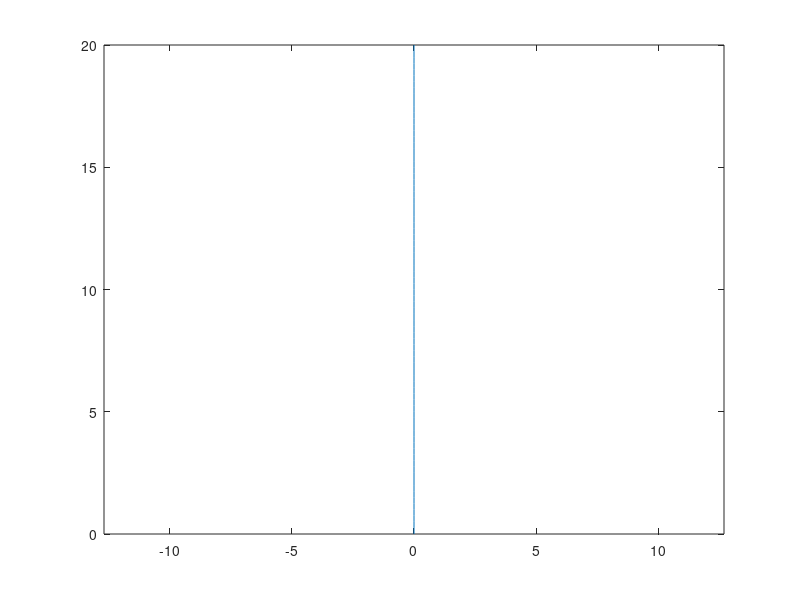
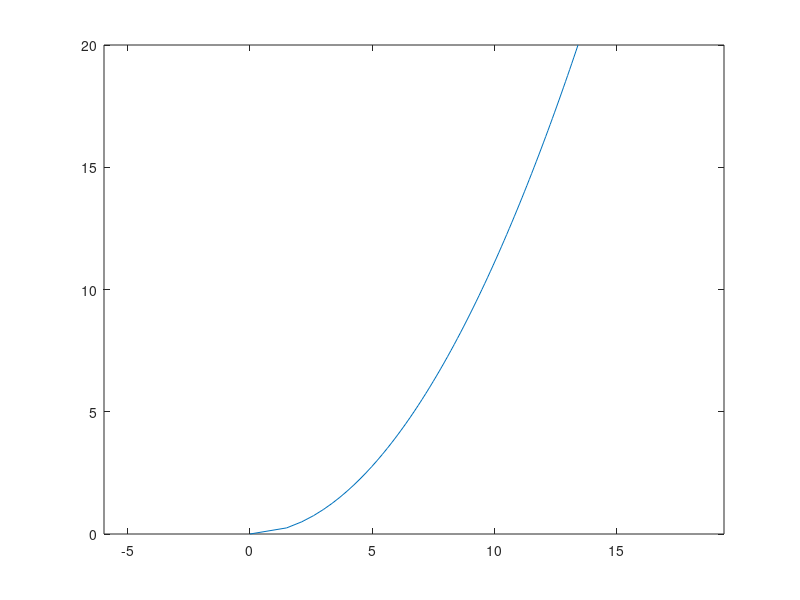
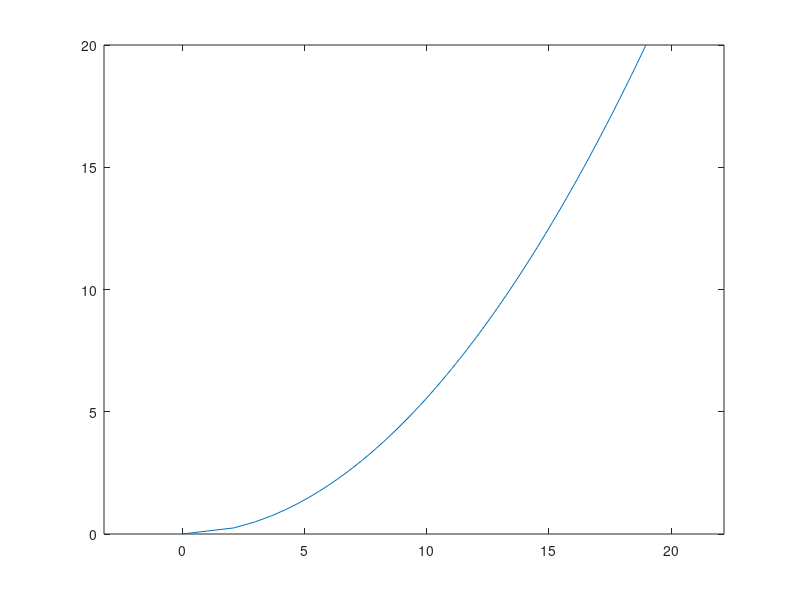

MATLAB code for these plots, in order:
clear all;
clc;
% x-range
x = 0:0.25:20;
% Last digit of my sudent number is 9
% k = 0
fig1 = figure(1);
y = (0*9*x).^(1/2);
plot(y,x);

axis equal;
% k = 1
fig2 = figure(2);
y = (1*9*x).^(1/2);
plot(y,x);
axis equal;
% k = 2
fig3 = figure(3);
y = (2*9*x).^(1/2);
plot(y,x);
axis equal;
